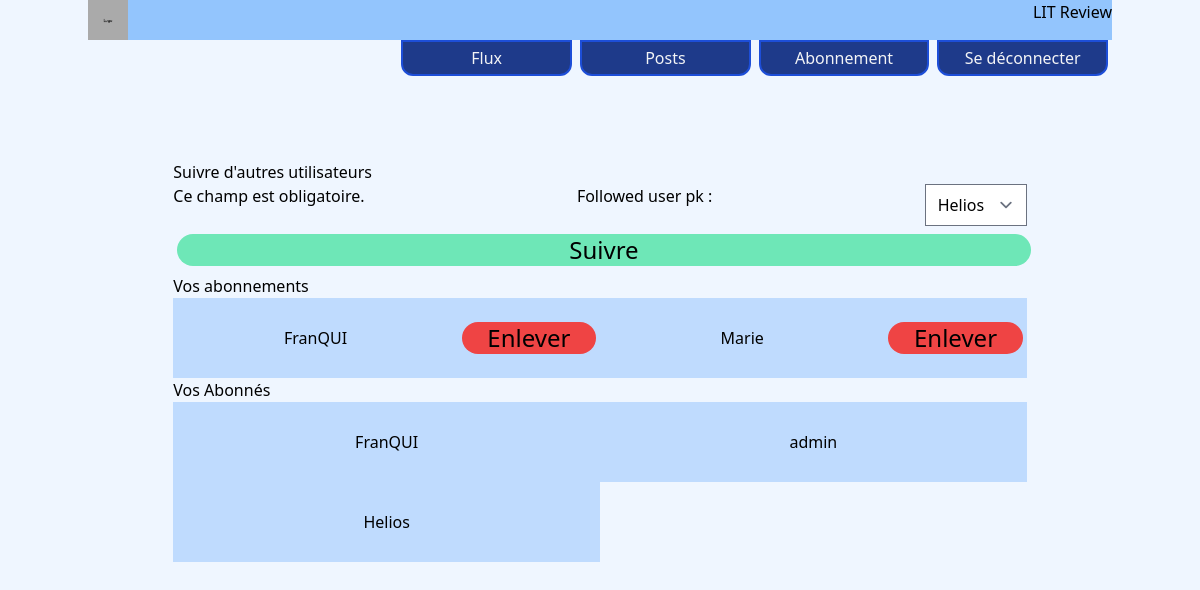
The app's page /follows/ (signed in), older data.
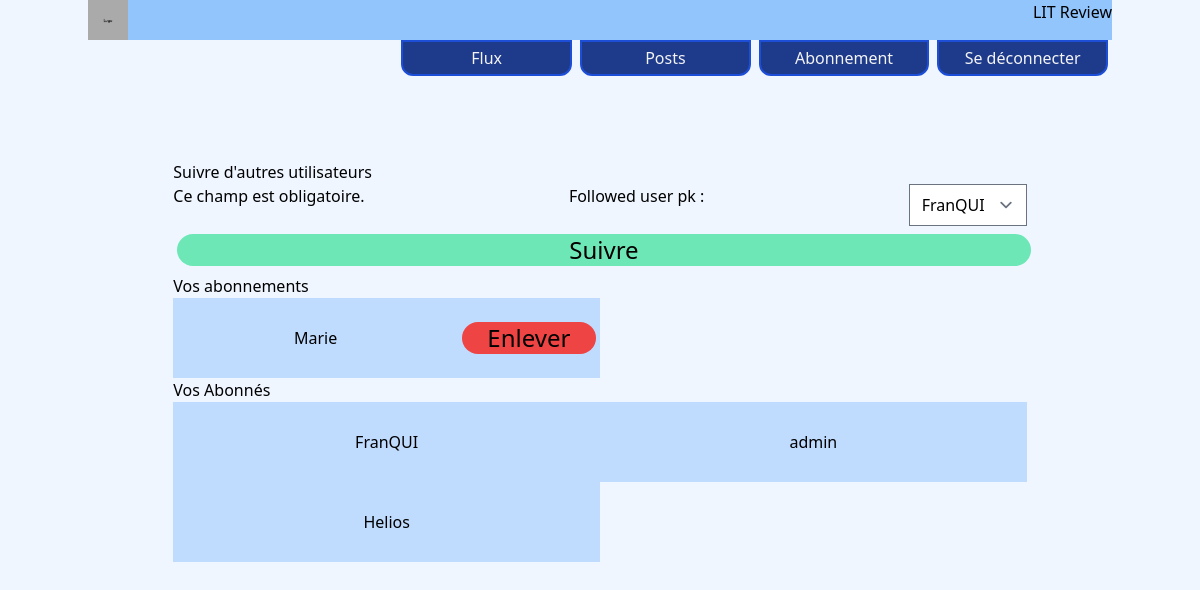
The same page, newer data.
### user_follow/models.py (models this page shows, shortened)
class UserFollows(models.Model):
    user = models.ForeignKey(to=settings.AUTH_USER_MODEL,
                             on_delete=models.CASCADE,
                             related_name='following')
    followed_user = models.ForeignKey(to=settings.AUTH_USER_MODEL,
                                      on_delete=models.CASCADE,
                                      related_name='followed_by')
    class Meta:
        unique_together = ('user', 'followed_user',)

### user_follow/views.py (the view, shortened to what this page needs)
# urls.py: path('', manage_follow_view, name='follows'),
@login_required
def manage_follow_view(request):
    context = {}
    user = request.user
    user_pk = request.user.id
    follows_pk = [user_follow.followed_user.id for user_follow in UserFollows.objects.filter(user_id=user_pk)]
    follows = UserFollows.objects.filter(user_id=user_pk)
    followers = UserFollows.objects.filter(followed_user_id=user_pk)
    choices = User.objects.all().exclude(pk=user_pk)\
        .exclude(pk__in=follows_pk)\
        .values_list("pk", "username")
    pprint(choices)
    form = NewFollowForm(request.POST, choices=choices)
    context["follows"] = follows
    context["followers"] = followers
    context["form"] = form
    return render(request, 'user_follow/subs_view.html', context)

### user_follow/forms.py
class NewFollowForm(Form):
    def __init__(self, *args, choices, **kwargs):
        super(NewFollowForm, self).__init__(*args, **kwargs)
        self.fields['followed_user_pk'] = ChoiceField(choices=choices)
    class Meta:
        fields = ['followed_user_pk']

### user_follow/templates/user_follow/subs_view.html (shortened to what this page needs)
{% extends "litreview/base.html" %}
{% block content %}
    {% if request.user.is_authenticated%}
        <div class="container w-full md:w-10/12 flex-row justify-center items-center align-middle m-auto">
            <div class="container flex flex-col">
                <h2>Suivre d'autres utilisateurs</h2>
                <form method="POST">
                    {{ form.as_ul }}
                    <button type="submit">Suivre</button>
                </form>
            </div>
            <div class="container flex flex-col">
                <h2>Vos abonnements</h2>
                <ul class="container flex flex-wrap">
                    {% for follow in follows %}
                        <li class="w-full md:w-6/12 flex items-center justify-center bg-blue-200 h-20 flex-shrink-0">
                            <p class="w-full flex items-center justify-center">{{ follow.followed_user }}</p>
                            <form action="{% url 'follows_delete' follow.pk %}"
                                  class="w-6/12 flex items-center justify-center">
                                <button type="submit" class="bg-red-500">Enlever</button>
                            </form>
                        </li>
                    {% endfor %}
                </ul>
            </div>
            <div class="container flex flex-col">
                <h2>Vos Abonnés</h2>
                <ul class="container flex flex-wrap">
                    {% for follower in followers %}
                        <li class="w-full  md:w-6/12 flex items-center justify-center bg-blue-200 h-20 flex-shrink-0">
                            {{ follower.user }}
                        </li>
                    {% endfor %}
                </ul>
            </div>
        </div>
    {% endif %}
{% endblock %}

Row changes from the older to the newer data that the page shows:
removed UserFollows: followed_user "FranQUI", shown under "Vos abonnements"
Text that changed along with them:
form field followed_user_pk: "Helios" → "FranQUI"
